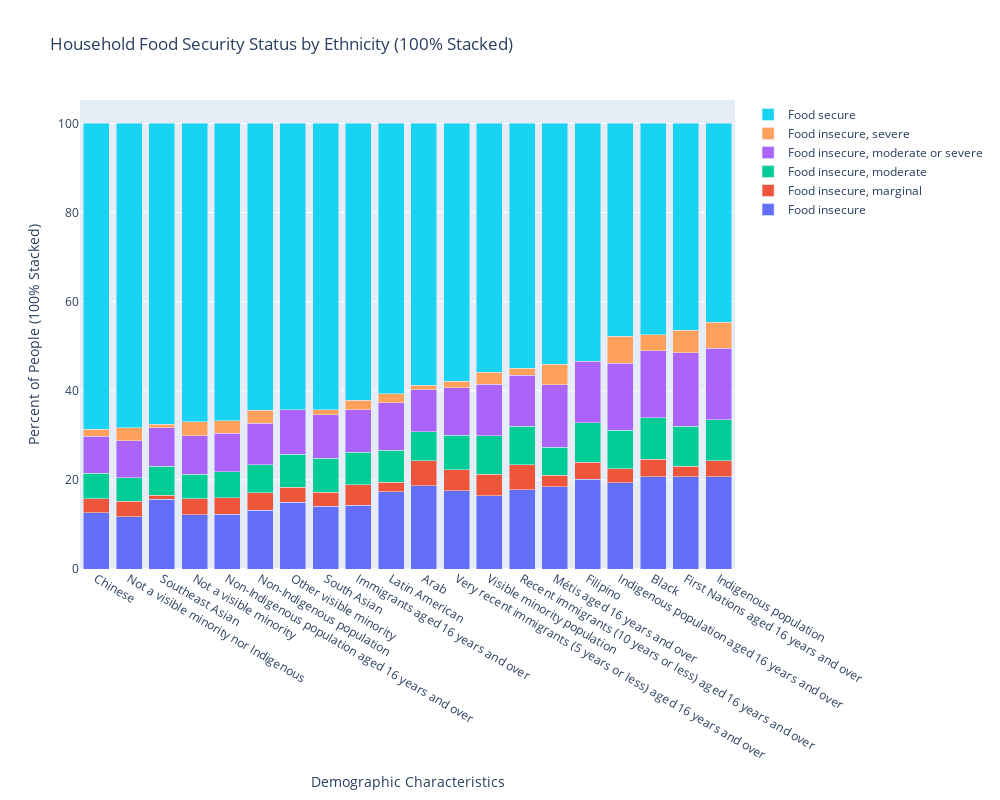

Write notebook code for a chart like this one.
### Code cell
persons_df = food_df[food_df['Demographic characteristics'].apply(lambda row: 'Males' not in row and 'Females' not in row and ('persons' not in row.lower()))]
security_status_persons_grp = persons_df[persons_df['UOM']=='Number'].groupby(['Household food security status', 'Demographic characteristics']).sum(numeric_only=True)[['VALUE']].unstack('Household food security status')
security_status_persons_grp = security_status_persons_grp['VALUE']
security_status_persons_grp['total'] = security_status_persons_grp.T.sum()
for i in range(len(security_status_persons_grp)):
    security_status_persons_grp['Food insecure'].iloc[i] = round(security_status_persons_grp['Food insecure'].iloc[i]/security_status_persons_grp['total'].iloc[i]*100, 3)
    security_status_persons_grp['Food insecure, marginal'].iloc[i] = round(security_status_persons_grp['Food insecure, marginal'].iloc[i]/security_status_persons_grp['total'].iloc[i]*100, 3)
    security_status_persons_grp['Food insecure, moderate'].iloc[i] = round(security_status_persons_grp['Food insecure, moderate'].iloc[i]/security_status_persons_grp['total'].iloc[i]*100, 3)
    security_status_persons_grp['Food insecure, moderate or severe'].iloc[i] = round(security_status_persons_grp['Food insecure, moderate or severe'].iloc[i]/security_status_persons_grp['total'].iloc[i]*100, 3)
    security_status_persons_grp['Food insecure, severe'].iloc[i] = round(security_status_persons_grp['Food insecure, severe'].iloc[i]/security_status_persons_grp['total'].iloc[i]*100, 3)
    security_status_persons_grp['Food secure'].iloc[i] = round(security_status_persons_grp['Food secure'].iloc[i]/security_status_persons_grp['total'].iloc[i]*100, 3)
security_status_persons_grp = security_status_persons_grp.sort_values(['Food secure'], ascending=False)
security_status_persons_grp.drop(columns='total', inplace=True)

x_labels = security_status_persons_grp.index.tolist()
categories = security_status_persons_grp.columns
y_values = [security_status_persons_grp[category].tolist() for category in categories]

fig = go.Figure()
for i, category in enumerate(categories):
    fig.add_trace(go.Bar(x=x_labels, y=y_values[i], name=category))

fig.update_layout(
    barmode='stack',
    title='Household Food Security Status by Ethnicity (100% Stacked)',
    xaxis_title='Demographic Characteristics',
    yaxis_title='Percent of People (100% Stacked)',
    width=1000,
    height=800
)

fig.write_json('ethnicity_grp_100.json')

fig.show()

### Figure 1 — Plotly figure (JSON) as saved in the notebook; plotly's stock layout.template omitted (floating-point values rounded to 4 significant figures)
{"data": [{"name": "Food insecure", "type": "bar", "x": ["Chinese", "Not a visible minority nor Indigenous", "Southeast Asian", "Not a visible minority", "Non-Indigenous population aged 16 years and over", "Non-Indigenous population", "Other visible minority", "South Asian", "Immigrants aged 16 years and over", "Latin American", "Arab", "Very recent immigrants (5 years or less) aged 16 years and over", "Visible minority population", "Recent immigrants (10 years or less) aged 16 years and over", "Métis aged 16 years and over", "Filipino", "Indigenous population aged 16 years and over", "Black", "First Nations aged 16 years and over", "Indigenous population"], "y": [12.68, 11.74, 15.66, 12.19, 12.32, 13.16, 15.0, 14.06, 14.29, 17.36, 18.64, 17.58, 16.44, 17.76, 18.44, 20.2, 19.37, 20.71, 20.76, 20.75]}, {"name": "Food insecure, marginal", "type": "bar", "x": ["Chinese", "Not a visible minority nor Indigenous", "Southeast Asian", "Not a visible minority", "Non-Indigenous population aged 16 years and over", "Non-Indigenous population", "Other visible minority", "South Asian", "Immigrants aged 16 years and over", "Latin American", "Arab", "Very recent immigrants (5 years or less) aged 16 years and over", "Visible minority population", "Recent immigrants (10 years or less) aged 16 years and over", "Métis aged 16 years and over", "Filipino", "Indigenous population aged 16 years and over", "Black", "First Nations aged 16 years and over", "Indigenous population"], "y": [3.112, 3.475, 0.88, 3.528, 3.713, 3.915, 3.337, 3.125, 4.65, 2.151, 5.696, 4.689, 4.87, 5.621, 2.626, 3.754, 3.165, 3.975, 2.254, 3.567]}, {"name": "Food insecure, moderate", "type": "bar", "x": ["Chinese", "Not a visible minority nor Indigenous", "Southeast Asian", "Not a visible minority", "Non-Indigenous population aged 16 years and over", "Non-Indigenous population", "Other visible minority", "South Asian", "Immigrants aged 16 years and over", "Latin American", "Arab", "Very recent immigrants (5 years or less) aged 16 years and over", "Visible minority population", "Recent immigrants (10 years or less) aged 16 years and over", "Métis aged 16 years and over", "Filipino", "Indigenous population aged 16 years and over", "Black", "First Nations aged 16 years and over", "Indigenous population"], "y": [5.71, 5.308, 6.477, 5.519, 5.81, 6.334, 7.448, 7.623, 7.251, 7.158, 6.481, 7.713, 8.65, 8.707, 6.306, 8.906, 8.589, 9.279, 9.075, 9.188]}, {"name": "Food insecure, moderate or severe", "type": "bar", "x": ["Chinese", "Not a visible minority nor Indigenous", "Southeast Asian", "Not a visible minority", "Non-Indigenous population aged 16 years and over", "Non-Indigenous population", "Other visible minority", "South Asian", "Immigrants aged 16 years and over", "Latin American", "Arab", "Very recent immigrants (5 years or less) aged 16 years and over", "Visible minority population", "Recent immigrants (10 years or less) aged 16 years and over", "Métis aged 16 years and over", "Filipino", "Indigenous population aged 16 years and over", "Black", "First Nations aged 16 years and over", "Indigenous population"], "y": [8.327, 8.266, 8.694, 8.655, 8.611, 9.251, 9.976, 9.767, 9.555, 10.66, 9.41, 10.69, 11.47, 11.46, 13.98, 13.73, 15.07, 15.05, 16.43, 16.03]}, {"name": "Food insecure, severe", "type": "bar", "x": ["Chinese", "Not a visible minority nor Indigenous", "Southeast Asian", "Not a visible minority", "Non-Indigenous population aged 16 years and over", "Non-Indigenous population", "Other visible minority", "South Asian", "Immigrants aged 16 years and over", "Latin American", "Arab", "Very recent immigrants (5 years or less) aged 16 years and over", "Visible minority population", "Recent immigrants (10 years or less) aged 16 years and over", "Métis aged 16 years and over", "Filipino", "Indigenous population aged 16 years and over", "Black", "First Nations aged 16 years and over", "Indigenous population"], "y": [1.551, 2.955, 0.81, 3.136, 2.802, 2.916, null, 1.197, 2.158, 2.058, 0.969, 1.488, 2.702, 1.473, 4.555, null, 6.04, 3.56, 5.037, 5.877]}, {"name": "Food secure", "type": "bar", "x": ["Chinese", "Not a visible minority nor Indigenous", "Southeast Asian", "Not a visible minority", "Non-Indigenous population aged 16 years and over", "Non-Indigenous population", "Other visible minority", "South Asian", "Immigrants aged 16 years and over", "Latin American", "Arab", "Very recent immigrants (5 years or less) aged 16 years and over", "Visible minority population", "Recent immigrants (10 years or less) aged 16 years and over", "Métis aged 16 years and over", "Filipino", "Indigenous population aged 16 years and over", "Black", "First Nations aged 16 years and over", "Indigenous population"], "y": [68.62, 68.26, 67.48, 66.97, 66.74, 64.42, 64.24, 64.22, 62.09, 60.61, 58.81, 57.84, 55.86, 54.98, 54.09, 53.41, 47.76, 47.43, 46.45, 44.59]}], "layout": {"barmode": "stack", "height": 800, "title": {"text": "Household Food Security Status by Ethnicity (100% Stacked)"}, "width": 1000, "xaxis": {"title": {"text": "Demographic Characteristics"}}, "yaxis": {"title": {"text": "Percent of People (100% Stacked)"}}}}
